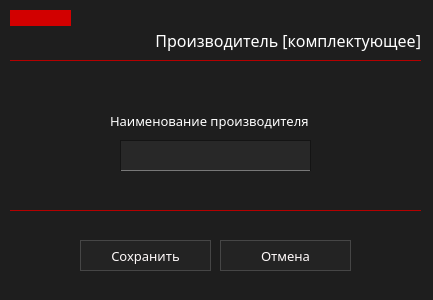
<?xml version="1.0" encoding="UTF-8"?>
<ui version="4.0">
 <class>addProizvWidget</class>
 <widget class="QWidget" name="addProizvWidget">
  <property name="geometry">
   <rect>
    <x>0</x>
    <y>0</y>
    <width>433</width>
    <height>300</height>
   </rect>
  </property>
  <property name="windowTitle">
   <string>Новый производитель</string>
  </property>
  <property name="windowIcon">
   <iconset>
    <normaloff>../../images/newProizv.png</normaloff>../../images/newProizv.png</iconset>
  </property>
  <property name="styleSheet">
   <string notr="true">QWidget
{
    background: rgb(30, 30, 30);
	color: white;

}
</string>
  </property>
  <widget class="QLabel" name="labelComplect">
   <property name="geometry">
    <rect>
     <x>100</x>
     <y>30</y>
     <width>321</width>
     <height>21</height>
    </rect>
   </property>
   <property name="font">
    <font>
     <family>Montserrat SemiBold</family>
     <pointsize>12</pointsize>
    </font>
   </property>
   <property name="styleSheet">
    <string notr="true">border:0px;</string>
   </property>
   <property name="text">
    <string>Производитель [комплектующее]</string>
   </property>
   <property name="alignment">
    <set>Qt::AlignRight|Qt::AlignTrailing|Qt::AlignVCenter</set>
   </property>
  </widget>
  <widget class="Line" name="line">
   <property name="geometry">
    <rect>
     <x>10</x>
     <y>60</y>
     <width>411</width>
     <height>16</height>
    </rect>
   </property>
   <property name="styleSheet">
    <string notr="true">border:0px;
border-top: 1px solid rgb(180, 0, 0);</string>
   </property>
   <property name="orientation">
    <enum>Qt::Horizontal</enum>
   </property>
  </widget>
  <widget class="QPushButton" name="btnProizvSave">
   <property name="geometry">
    <rect>
     <x>80</x>
     <y>240</y>
     <width>131</width>
     <height>31</height>
    </rect>
   </property>
   <property name="font">
    <font>
     <family>Montserrat Medium</family>
     <pointsize>10</pointsize>
    </font>
   </property>
   <property name="styleSheet">
    <string notr="true">QPushButton{
	border:1px solid rgb(70,70,70);
	background-color: rgb(35,35,35);
	color: #fffafa;
}

QPushButton::hover
{
	border:1px;
	background-color: rgb(60,60,60);
	border-bottom: 1px solid rgb(0, 255, 8);
}
</string>
   </property>
   <property name="text">
    <string>Сохранить</string>
   </property>
  </widget>
  <widget class="Line" name="line_2">
   <property name="geometry">
    <rect>
     <x>10</x>
     <y>210</y>
     <width>411</width>
     <height>16</height>
    </rect>
   </property>
   <property name="styleSheet">
    <string notr="true">border:0px;
border-top: 1px solid rgb(180, 0, 0);</string>
   </property>
   <property name="orientation">
    <enum>Qt::Horizontal</enum>
   </property>
  </widget>
  <widget class="QLineEdit" name="leProzivName">
   <property name="geometry">
    <rect>
     <x>120</x>
     <y>140</y>
     <width>191</width>
     <height>31</height>
    </rect>
   </property>
   <property name="font">
    <font>
     <family>Montserrat Medium</family>
     <pointsize>10</pointsize>
    </font>
   </property>
   <property name="styleSheet">
    <string notr="true">QLineEdit{
	padding-left: 5px;
	border: 1px solid rgb(20,20,20);
	background-color: rgb(40,40,40);
	border-bottom: 1px solid  rgb(120,120,120);
	selection-background-color: rgb(105, 0, 0);
}

QLineEdit:hover{
	background-color: rgb(55,55,55);
	border-bottom: 1px solid  red;
}</string>
   </property>
  </widget>
  <widget class="Line" name="rectangle">
   <property name="geometry">
    <rect>
     <x>10</x>
     <y>10</y>
     <width>61</width>
     <height>16</height>
    </rect>
   </property>
   <property name="styleSheet">
    <string notr="true">background-color: rgb(210, 0, 0);
border: 1px solid rgb(210, 0, 0);</string>
   </property>
   <property name="orientation">
    <enum>Qt::Horizontal</enum>
   </property>
  </widget>
  <widget class="QPushButton" name="btnProizvCancel">
   <property name="geometry">
    <rect>
     <x>220</x>
     <y>240</y>
     <width>131</width>
     <height>31</height>
    </rect>
   </property>
   <property name="font">
    <font>
     <family>Montserrat Medium</family>
     <pointsize>10</pointsize>
    </font>
   </property>
   <property name="styleSheet">
    <string notr="true">QPushButton{
	border:1px solid rgb(70,70,70);
	background-color: rgb(35,35,35);
	color: #fffafa;
}

QPushButton::hover
{
	border:1px;
	background-color: rgb(60,60,60);
	border-color: rgb(40,40,40);
	border-bottom: 1px solid  red;
	color: red;
}
</string>
   </property>
   <property name="text">
    <string>Отмена</string>
   </property>
   <property name="autoDefault">
    <bool>false</bool>
   </property>
   <property name="default">
    <bool>false</bool>
   </property>
   <property name="flat">
    <bool>false</bool>
   </property>
  </widget>
  <widget class="QLabel" name="lbName">
   <property name="geometry">
    <rect>
     <x>110</x>
     <y>110</y>
     <width>221</width>
     <height>21</height>
    </rect>
   </property>
   <property name="font">
    <font>
     <family>Montserrat SemiBold</family>
     <pointsize>10</pointsize>
    </font>
   </property>
   <property name="styleSheet">
    <string notr="true">border:0px;</string>
   </property>
   <property name="text">
    <string>Наименование производителя</string>
   </property>
  </widget>
 </widget>
 <resources/>
 <connections>
  <connection>
   <sender>btnProizvCancel</sender>
   <signal>clicked()</signal>
   <receiver>addProizvWidget</receiver>
   <slot>close()</slot>
   <hints>
    <hint type="sourcelabel">
     <x>295</x>
     <y>255</y>
    </hint>
    <hint type="destinationlabel">
     <x>216</x>
     <y>149</y>
    </hint>
   </hints>
  </connection>
 </connections>
</ui>
